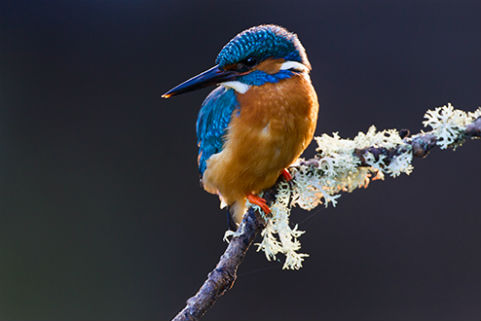
%> input picture TestingPhotos/001.jpg, 481 x 321 px
$ octave --eval "result = cannyEdge(imread('../TestingPhotos/001.jpg'));"   (GNU Octave 9; MATLAB toolbox functions it lacks are replaced by stand-ins)
%> lines starting %> are read from the running program, lines starting %| are printed output that depends on the picture; in (x1, y1, x2, y2) boxes, pixels count from 0 and x2, y2 are one past the last pixel; in counts of white or black regions, pixels touching at a corner belong together; the program's own positions count from 1
### StarterCode_Matlab/findDerivatives.m
function [Mag, Magx, Magy, Ori] = findDerivatives(I_gray)
%%  Description
%       compute gradient from grayscale image
%%  Input:
%         I_gray = (H, W), double matrix, grayscale image matrix
%
%%  Output:
% [5 lines of commented-out code are left out]
%% ****YOU CODE STARTS HERE****

%Define Sobel operators for calculation of horizontal and vertical
%derivatives
 dx=[-1,0,1;
     -2,0,2;
     -1,0,1];
 dy=[1,2,1;
     0,0,0;
     -1,-2,-1];
sigma=1; %Define standard deviation of guassian filter
I_gray=double(imgaussfilt(I_gray,sigma));%Smooth the image with gaussian filter
Magx = imfilter(I_gray, double(dx),'conv', 'replicate');%Compute horizontal derivative
Magy = imfilter(I_gray, double(dy),'conv', 'replicate');%Compute vertical derivative
Mag=sqrt(Magx.^2+Magy.^2);%Compute magnitude of derivatives
Ori=atan2(Magy, Magx);%Compute orientation of derivatives
end

### StarterCode_Matlab/visDerivatives.m
function visDerivatives(I_gray, Mag, Magx, Magy)
%% Visualize magnitude and orientation of derivatives

figure; imagesc(Mag); colormap(gray);
figure; imagesc(Magx); colormap(gray);
figure; imagesc(Magy); colormap(gray);


%% Visualize orientation of derivatives
[cnt, val] = hist(Mag(:), 100);
thr = val(find(cumsum(cnt) / sum(cnt) < 0.95, 1, 'last'));
[x, y] = meshgrid(1 : size(I_gray, 2), 1 : size(I_gray, 1));
Magx(Mag < thr) = 0;
Magy(Mag < thr) = 0;
figure; imshow(I_gray); hold on
quiver(x, y, Magx, Magy,'AutoScale', 'off');
hold off

end

### StarterCode_Matlab/nonMaxSup.m
function M = nonMaxSup(Mag, Ori)
%%  Description
%       compute the local minimal along the gradient.
%%  Input:
%         Mag = (H, W), double matrix, the magnitude of derivative
%         Ori = (H, W), double matrix, the orientation of derivative
%%  Output:
%         M = (H, W), logic matrix, the edge map
%
%% ****YOU CODE STARTS HERE****
row=size(Ori,1);%Extract vertical size of image
col=size(Ori,2);%Extract horizontal size of image
x=1:col;% Create vector of horizontal coordinates
y=1:row;% Create vector of vertical coordinates
M=zeros(row, col);%Preallocate function output
[X,Y]=meshgrid(x,y);%Create meshgrid of pixel coordinates
Ori(Ori<0)=pi+Ori(Ori<0);%Condition orientation so they are all positive
x1=cos(Ori);%Compute horizontal offset
y1=sin(Ori);%Compute Vertical offset
Xquery1=X;%Preallocate coordinates of query points
Yquery1=Y;%*
Xquery2=X;%*
Yquery2=Y;%*
for i=2:row-1
    for j=2:col-1
    Xquery1(i,j)=j+x1(i,j);%Compute both sets of query points
    Yquery1(i,j)=i-y1(i,j);%*
    Xquery2(i,j)=j-x1(i,j);%*
    Yquery2(i,j)=i+y1(i,j);%*
    end
end
N1=interp2(X,Y,Mag,Xquery1, Yquery1);%Query pixel intensity at both neighbors
N2=interp2(X,Y,Mag,Xquery2, Yquery2);%*
for m=2:row-1
    for n=2:col-1
        M(m,n)=Mag(m,n)==max([Mag(m,n),N1(m,n),N2(m,n)]);%Perform NMS
    end
end

M=logical(M);

end

### StarterCode_Matlab/edgeLink.m
function E = edgeLink(M, Mag, Ori)
%%  Description
%       use hysteresis to link edges
%%  Input:
%        M = (H, W), logic matrix, output from non-max suppression
%        Mag = (H, W), double matrix, the magnitude of gradient
%    		 Ori = (H, W), double matrix, the orientation of gradient
%
%%  Output:
%        E = (H, W), logic matrix, the edge detection result.
%
%% ****YOU CODE STARTS HERE****
HighThresholdRatio=0.135;%Define highThresholdRatio
lowThresholdRatio=0.5;%Define lowThresholdRatio
highThreshold=max(max(Mag))*HighThresholdRatio;%Compute high threshold
lowThreshold=lowThresholdRatio*highThreshold;%Compute low threshold
row=size(Mag,1);%Extract vertical size of image
col=size(Mag,2);%Extract horizontal size of image
strongEdgesRow = zeros(1,row*col); % Preallocate strong edge row index
strongEdgesCol = strongEdgesRow; % Preallocate track of strong edge col index
weakEdgesRow = strongEdgesRow; % Preallocate track of weak edge row index
weakEdgesCol = strongEdgesRow; % Preallocate track of weak edge col index
strongIndex = 0;%Counter for number of strong edge pixels
weakIndex = 0;%Counter for number of weak edge pixels
img1=M.*Mag;%Extract pixel intensity for entire NMS map
E=zeros(row, col);%Preallocate function output
Ori=Ori+pi/2;%Find edge orientation
Ori(Ori<0)=pi+Ori(Ori<0);%Condition edge orientation to be positve
Ori1=Ori+pi;%Compute second direction of edge orientation
x=1:col;% Create vector of horizontal coordinates
y=1:row;% Create vector of vertical coordinates
[X,Y]=meshgrid(x,y);%Create meshgrid of pixel coordinates
x1=cos(Ori);%Compute horizontal offset
y1=sin(Ori);%Compute Vertical offset
Xquery1=X;%Preallocate coordinates of query points
Yquery1=Y;%*
Xquery2=X;%*
Yquery2=Y;%*
for i=2:row-1
    for j=2:col-1
    Xquery1(i,j)=j+x1(i,j);%Compute both sets of query points
    Yquery1(i,j)=i-y1(i,j);%*
    Xquery2(i,j)=j-x1(i,j);%*
    Yquery2(i,j)=i+y1(i,j);%*
    end
end
N1=interp2(X,Y,Mag,Xquery1, Yquery1);%Query pixel intensity along edge
N2=interp2(X,Y,Mag,Xquery2, Yquery2);%*
%Local Thresholding (uncomment line 50, 54, 55 for local thresholding)
%  [H,L]=LocalThreshold(Mag);
%Perform double thresholding
for i=2:row-1
    for j=2:col-1
%          highThreshold=H(i,j);
%          lowThreshold=L(i,j);
        if img1(i,j)>highThreshold
            E(i,j)=1;
            strongIndex=strongIndex+1;
            strongEdgesRow(strongIndex)=i;
            strongEdgesCol(strongIndex)=j;
        elseif img1(i,j)<lowThreshold
            E(i,j)=0;
        else
            weakIndex=weakIndex+1;
            weakEdgesRow(weakIndex)=i;
            weakEdgesCol(weakIndex)=j;
            E(i,j)=0.5;
        end
    end
end

%Define recursive function to check quality of weak edges
    function[imag]=VerifyWeakEdges(imag, row, col,N1,N2,Ori,Ori1,lowThreshold)
        for m=-1:1:1
            for n=-1:1:1%Iterate through nearby pixels
                if (row+m>0)&& (col+n > 0) && (row+m < size(imag,1)) &&...
                        (col+n < size(imag,2))%Check pixel is not out of bound
                    if (imag(row+m,col+n)==0.5)%Check pixel is in weak map
                        theta=-atan2(m,n);%Find orientation to the weak pixel
                        if theta<0
                            theta=theta+2*pi;%Condition the orientation so it is positive
                        end
                        if (abs(theta-Ori(row,col))<=pi/50)...%Check that weak pixel location is similar to edge orientation
                                && (N1(row, col)>lowThreshold)%Check that interpolated pixel value along edge is still higher than low threshold
                            imag(row+m, col+n)=1;%Make the weak edge a strong edge
                            imag=VerifyWeakEdges(imag,row+m,col+n,N1,N2,Ori,Ori1,lowThreshold);%Use coordinate of newly converted strong edge to do recursion
                        elseif (abs(theta-Ori1(row,col))<=pi/50)...%CHeck if we can extend edge in the opposite direction
                                && (N2(row,col)>lowThreshold)
                            imag(row+m, col+n)=1;
                            imag=VerifyWeakEdges(imag,row+m,col+n,N1,N2,Ori,Ori1,lowThreshold);
                        end
                    end
                end
            end
        end
    end
%Iterating through all strong edges to find quality weak edges
for i=1:strongIndex
       E = VerifyWeakEdges(E, strongEdgesRow(i),...
             strongEdgesCol(i), N1,N2,Ori,Ori1,lowThreshold);
end
%Neglect all pixels in the weak map that did not pass verification
for k=1:weakIndex
    if E(weakEdgesRow(k),weakEdgesCol(k))==0.5
        E(weakEdgesRow(k),weakEdgesCol(k))=0;
    end
end
%type cast output to logical
E=logical(E);

end

### StarterCode_Matlab/cannyEdge.m
 function E = cannyEdge(I)
%%  Description
%       the main function of canny edge
%%  Input:
%        I = (H, W, 3), uint8 matrix, the input RGB image
%
%%  Output:
%        E = (H, W), logic matrix, the edge detection result.
%


%% Convert the color image to gray scale image

I_gray = rgb2gray(I);


%% Compute magnitutde and orientation of derivatives
%% **TODO: finish the findDerivative function
[Mag, Magx, Magy, Ori] = findDerivatives(I_gray);
visDerivatives(I_gray, Mag, Magx, Magy);


%% Detect local maximum
%% **TODO: finish the nonMaxSup function
M = nonMaxSup(Mag, Ori);
figure; imagesc(M); colormap(gray);

%% Link edges
%% **TODO: finish the edgeLink function
 E = edgeLink(M, Mag, Ori);
 figure; imagesc(E); colormap(gray);
end
%> in findDerivatives, `Ori=atan2(Magy, Magx);`:
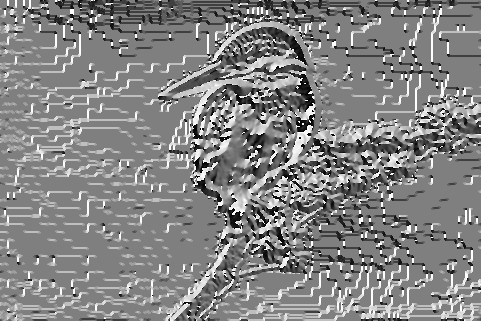
%> Ori: size 321x481 double; min -3.14, max 3.14, mean 0.122; drawn with min black and max white
%> in visDerivatives, `[cnt, val] = hist(Mag(:), 100);`: cnt = 100 values, max 117106 at index 1, min 1 at index 97, mean 1544; val = 100 values from 2.79 to 555.6
%> in visDerivatives, `thr = val(find(cumsum(cnt) / sum(cnt) < 0.95, 1, 'last'));`: thr = 164.7
%> in cannyEdge, `visDerivatives(I_gray, Mag, Magx, Magy);`:
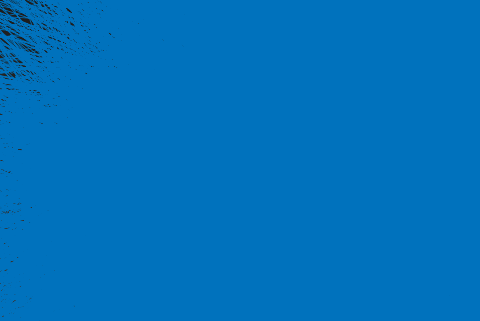
%> figure redrawn from the program's plot data
%> after the loop in nonMaxSup, `for i=2:row-1`:
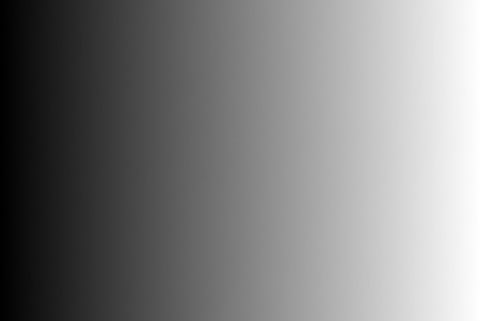
%> Xquery1: size 321x481 double; min 1, max 481, mean 241.5; drawn with min black and max white
%> after the loop in nonMaxSup, `for i=2:row-1`:
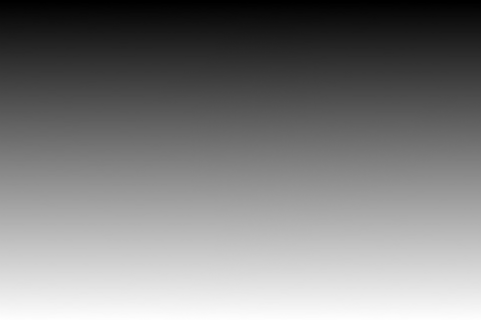
%> Yquery1: size 321x481 double; min 1, max 321, mean 160.7; drawn with min black and max white
%> after the loop in nonMaxSup, `for m=2:row-1`:
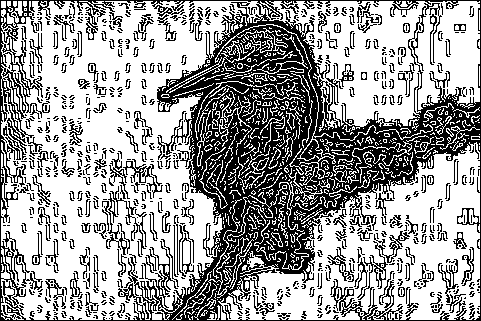
%> M: size 321x481 double; values 0 (black) and 1 (white), 62.3% white; black in thin lines or dots
%> in nonMaxSup, `M=logical(M);`: M: size 321x481 logical; 62.3% white; black in thin lines or dots
%> in edgeLink, `highThreshold=max(max(Mag))*HighThresholdRatio;`: highThreshold = 75.38
%> in edgeLink, `lowThreshold=lowThresholdRatio*highThreshold;`: lowThreshold = 37.69
%> in edgeLink, `Ori(Ori<0)=pi+Ori(Ori<0);`:
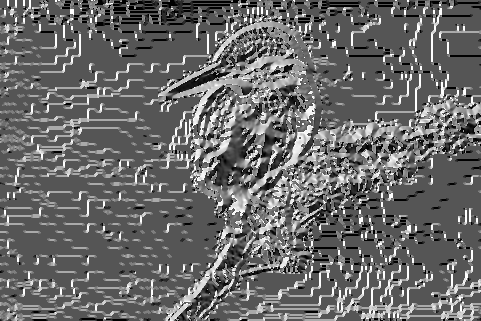
%> Ori: size 321x481 double; min 0, max 4.71, mean 1.96; drawn with min black and max white
%> after the loop in edgeLink, `for i=2:row-1`: strongIndex = 5688; weakIndex = 1990
%> after the loop in edgeLink, `for i=1:strongIndex`: E: size 321x481 double; min 0, max 1, mean 0.0434
%> after the loop in edgeLink, `for k=1:weakIndex`:
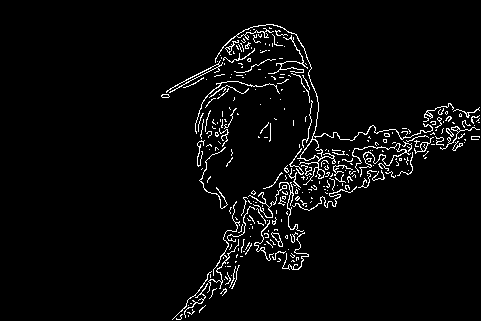
%> E: size 321x481 double; values 0 (black) and 1 (white), 3.7% white in thin lines or dots, all inside (x1, y1, x2, y2) = (161, 24, 480, 320)
